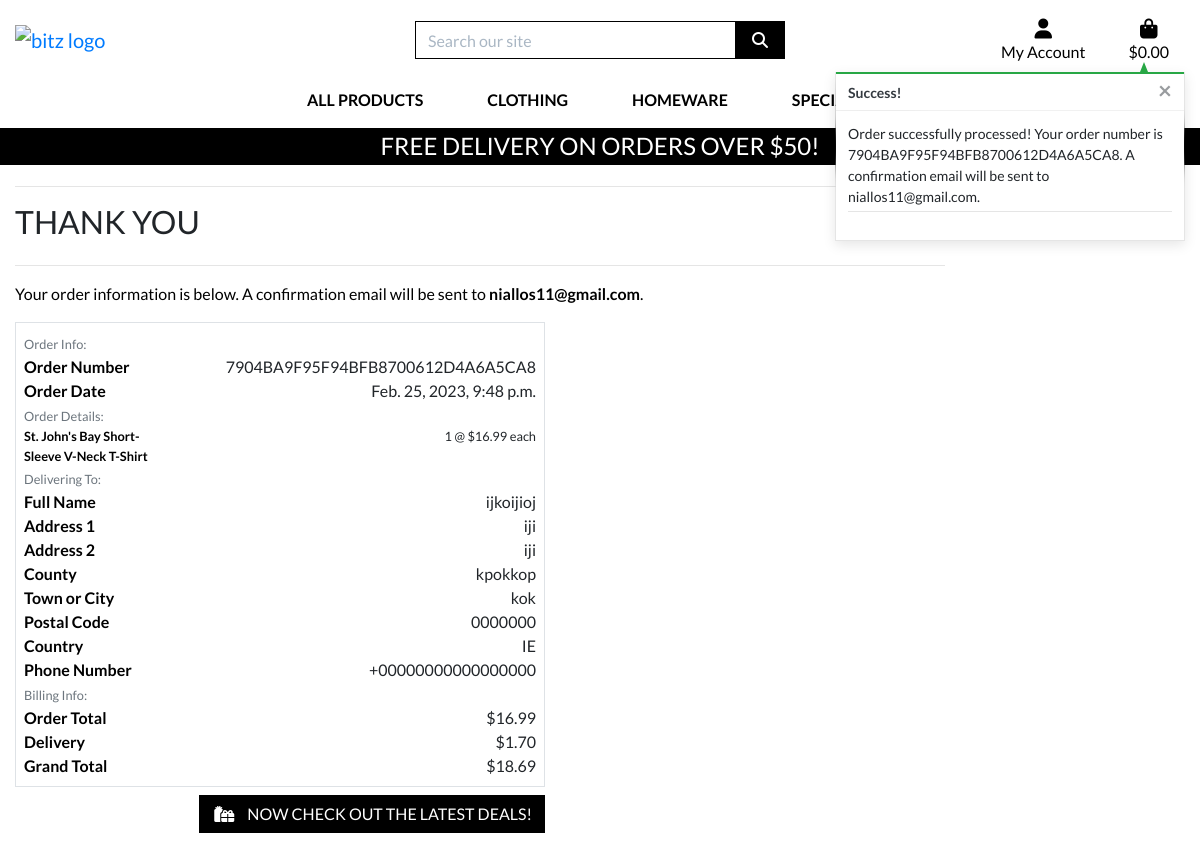
/checkout/checkout_success/7904BA9F95F94BFB8700612D4A6A5CA8, run on the app's committed database.
### checkout/models.py (models this page shows, shortened)
class Order(models.Model):
    order_number = models.CharField(max_length=32, null=False, editable=False)
    user_profile = models.ForeignKey(UserProfile, on_delete=models.SET_NULL,
                                     null=True, blank=True,
                                     related_name='orders')
    full_name = models.CharField(max_length=50, null=False, blank=False)
    email = models.EmailField(max_length=254, null=False, blank=False)
    phone_number = models.CharField(max_length=20, null=False, blank=False)
    country = CountryField(blank_label='Country *', null=False, blank=False)
    postcode = models.CharField(max_length=20, null=True, blank=True)
    town_or_city = models.CharField(max_length=40, null=False, blank=False)
    street_address1 = models.CharField(max_length=80, null=False, blank=False)
    street_address2 = models.CharField(max_length=80, null=True, blank=True)
    county = models.CharField(max_length=80, null=True, blank=True)
    date = models.DateTimeField(auto_now_add=True)
    delivery_cost = models.DecimalField(max_digits=6, decimal_places=2,
                                        null=False, default=0)
    order_total = models.DecimalField(max_digits=10, decimal_places=2,
                                      null=False, default=0)
    grand_total = models.DecimalField(max_digits=10, decimal_places=2,
                                      null=False, default=0)
    original_bag = models.TextField(null=False, blank=False, default='')
    stripe_pid = models.CharField(max_length=254, null=False, blank=False,
                                  default='')

class OrderLineItem(models.Model):
    order = models.ForeignKey(Order, null=False, blank=False,
                              on_delete=models.CASCADE,
                              related_name='lineitems')
    product = models.ForeignKey(Product, null=False, blank=False,
                                on_delete=models.CASCADE)
    product_size = models.CharField(max_length=2, null=True,
                                    blank=True)  # XS, S, M, L, XL
    quantity = models.IntegerField(null=False, blank=False, default=0)
    lineitem_total = models.DecimalField(max_digits=6, decimal_places=2,
                                         null=False, blank=False,
                                         editable=False)

### products/models.py (models this page shows, shortened)
class Product(models.Model):
    category = models.ForeignKey('Category', null=True, blank=True,
                                 on_delete=models.SET_NULL)
    sku = models.CharField(max_length=254, null=True, blank=True)
    name = models.CharField(max_length=254)
    description = models.TextField()
    has_sizes = models.BooleanField(default=False, null=True, blank=True)
    price = models.DecimalField(max_digits=6, decimal_places=2)
    rating = models.DecimalField(max_digits=6, decimal_places=2, null=True,
                                 blank=True)
    image_url = models.URLField(max_length=1024, null=True, blank=True)
    image = models.ImageField(null=True, blank=True)

### checkout/views.py (the view, shortened to what this page needs)
# urls.py: path('checkout_success/<order_number>',
def checkout_success(request, order_number):
    save_info = request.session.get('save_info')
    order = get_object_or_404(Order, order_number=order_number)
    messages.success(request, f'Order successfully processed! \
        Your order number is {order_number}. A confirmation \
        email will be sent to {order.email}.')
    if 'bag' in request.session:
        del request.session['bag']
    template = 'checkout/checkout_success.html'
    context = {
        'order': order,
    }
    return render(request, template, context)

### bag/contexts.py (called while the page is built, shortened)
def bag_contents(request):
    bag_items = []
    total = 0
    product_count = 0
    bag = request.session.get('bag', {})
    if total < settings.FREE_DELIVERY_THRESHOLD:
        delivery = total * Decimal(settings.STANDARD_DELIVERY_PERCENTAGE / 100)
        free_delivery_delta = settings.FREE_DELIVERY_THRESHOLD - total
    else:
        delivery = 0
        free_delivery_delta = 0
    grand_total = delivery + total
    context = {
        'bag_items': bag_items,
        'total': total,
        'product_count': product_count,
        'delivery': delivery,
        'free_delivery_delta': free_delivery_delta,
        'free_delivery_threshold': settings.FREE_DELIVERY_THRESHOLD,
        'grand_total': grand_total,
    }
    return context

### checkout/templates/checkout/checkout_success.html (shortened to what this page needs)
{% extends "base.html" %}
{% load static %}
{% block extra_css %}
    <link rel="stylesheet" href="{% static 'checkout/css/checkout.css' %}">
{% endblock %}
{% block page_header %}
    <div class="container header-container">
    </div>
{% endblock %}
{% block content %}
    <div class="overlay"></div>
    <div class="container">
        <div class="row">
            <div class="col">
                <hr>
                <h2 class="logo-font mb-4">Thank You</h2>
                <hr>
                <p class="text-black">Your order information is below. A confirmation email will be sent to <strong>{{ order.email }}</strong>.</p>
            </div>
        </div>
        <div class="row">
            <div class="col-12 col-lg-7">
                <div class="order-confirmation-wrapper p-2 border">
                    <div class="row">
                        <div class="col">
                            <small class="text-muted">Order Info:</small>
                        </div>
                    </div>
                    <div class="row">
                        <div class="col-12 col-md-4">
                            <p class="mb-0 text-black font-weight-bold">Order Number</p>
                        </div>
                        <div class="col-12 col-md-8 text-md-right">
                            <p class="mb-0">{{ order.order_number }}</p>
                        </div>
                    </div>
                    <div class="row">
                        <div class="col-12 col-md-4">
                            <p class="mb-0 text-black font-weight-bold">Order Date</p>
                        </div>
                        <div class="col-12 col-md-8 text-md-right">
                            <p class="mb-0">{{ order.date }}</p>
                        </div>
                    </div>
                    <div class="row">
                        <div class="col">
                            <small class="text-muted">Order Details:</small>
                        </div>
                    </div>
                    {% for item in order.lineitems.all %}
                    <div class="row">
                        <div class="col-12 col-md-4">
                            <p class="small mb-0 text-black font-weight-bold">
                                {{ item.product.name }}{% if item.product_size %} - Size {{ item.product_size|upper }}{% endif %}
                            </p>
                        </div>
                        <div class="col-12 col-md-8 text-md-right">
                            <p class="small mb-0">{{ item.quantity }} @ ${{ item.product.price }} each</p>
                        </div>
                    </div>
                    {% endfor %}
                    <div class="row">
                        <div class="col">
                            <small class="text-muted">Delivering To:</small>
                        </div>
                    </div>
                    <div class="row">
                        <div class="col-12 col-md-4">
                            <p class="mb-0 text-black font-weight-bold">Full Name</p>
                        </div>
                        <div class="col-12 col-md-8 text-md-right">
                            <p class="mb-0">{{ order.full_name }}</p>
                        </div>
                    </div>
                    <div class="row">
                        <div class="col-12 col-md-4">
                            <p class="mb-0 text-black font-weight-bold">Address 1</p>
                        </div>
                        <div class="col-12 col-md-8 text-md-right">
                            <p class="mb-0">{{ order.street_address1 }}</p>
                        </div>
                    </div>
                    {% if order.street_address2 %}
                    <div class="row">
                        <div class="col-12 col-md-4">
                            <p class="mb-0 text-black font-weight-bold">Address 2</p>
                        </div>
                        <div class="col-12 col-md-8 text-md-right">
                            <p class="mb-0">{{ order.street_address1 }}</p>
                        </div>
                    </div>
                    {% endif %}
                    {% if order.county %}
                    <div class="row">
                        <div class="col-12 col-md-4">
                            <p class="mb-0 text-black font-weight-bold">County</p>
                        </div>
                        <div class="col-12 col-md-8 text-md-right">
                            <p class="mb-0">{{ order.county }}</p>
                        </div>
                    </div>
                    {% endif %}
                    <div class="row">
                        <div class="col-12 col-md-4">
                            <p class="mb-0 text-black font-weight-bold">Town or City</p>
                        </div>
                        <div class="col-12 col-md-8 text-md-right">
                            <p class="mb-0">{{ order.town_or_city }}</p>
                        </div>
                    </div>
                    {% if order.postcode %}
                    <div class="row">
                        <div class="col-12 col-md-4">
                            <p class="mb-0 text-black font-weight-bold">Postal Code</p>
                        </div>
                        <div class="col-12 col-md-8 text-md-right">
                            <p class="mb-0">{{ order.postcode }}</p>
                        </div>
                    </div>
                    {% endif %}
                    <div class="row">
                        <div class="col-12 col-md-4">
                            <p class="mb-0 text-black font-weight-bold">Country</p>
                        </div>
                        <div class="col-12 col-md-8 text-md-right">
                            <p class="mb-0">{{ order.country }}</p>
                        </div>
                    </div>
                    <div class="row">
                        <div class="col-12 col-md-4">
                            <p class="mb-0 text-black font-weight-bold">Phone Number</p>
                        </div>
                        <div class="col-12 col-md-8 text-md-right">
                            <p class="mb-0">{{ order.phone_number }}</p>
                        </div>
                    </div>
                    <div class="row">
                        <div class="col">
                            <small class="text-muted">Billing Info:</small>
                        </div>
                    </div>
                    <div class="row">
                        <div class="col-12 col-md-4">
                            <p class="mb-0 text-black font-weight-bold">Order Total</p>
                        </div>
                        <div class="col-12 col-md-8 text-md-right">
                            <p class="mb-0">${{ order.order_total }}</p>
                        </div>
                    </div>
                    <div class="row">
                        <div class="col-12 col-md-4">
                            <p class="mb-0 text-black font-weight-bold">Delivery</p>
                        </div>
                        <div class="col-12 col-md-8 text-md-right">
                            <p class="mb-0">${{ order.delivery_cost }}</p>
                        </div>
                    </div>
                    <div class="row">
                        <div class="col-12 col-md-4">
                            <p class="mb-0 text-black font-weight-bold">Grand Total</p>
                        </div>
                        <div class="col-12 col-md-8 text-md-right">
                            <p class="mb-0">${{ order.grand_total }}</p>
                        </div>
                    </div>
                </div>
            </div>
        </div>
        <div class="row">
			<div class="col-12 col-lg-7 text-right">
                {% if from_profile %}
                    <a href="{% url 'profile' %}" class="btn btn-black rounded-0 my-2">
                        <span class="icon mr-2">
                            <i class="fas fa-angle-left"></i>
                        </span>
                        <span class="text-uppercase">Back to Profile</span>
                    </a>
                {% else %}
                    <a href="{% url 'products' %}?category=new_arrivals,deals,clearance" class="btn btn-black rounded-0 my-2">
                        <span class="icon mr-2">
                            <i class="fas fa-gifts"></i>
                        </span>
                        <span class="text-uppercase">Now check out the latest deals!</span>
                    </a>
                {% endif %}
			</div>
		</div>
    </div>
{% endblock %}

### static/css/base.css (style rules this page uses)
html { height: 100%; }
body { background-size: cover; height: calc(100vh - 164px); color: 0B0B45; font-family: 'Lato'; }
.icon { align-items: center; display: inline-flex; justify-content: center; height: 1.5rem; width: 1.5rem; }
.logo-font { text-transform: uppercase; }
.btn-black { background: black; color: white; }
.text-black { color: #000 !important; }
.overlay { height: 100%; width: 100%; top: 0; left: 0; position: fixed; background: white; z-index: -1; }
@media (min-width: 1200px) { .container { max-width: 80%; } }
@media (min-width: 992px) { .header-container { padding-top: 164px; } }
.container { display: inline-block; }

### data on the page
Order: email "niallos11@gmail.com", order_number "7904BA9F95F94BFB8700612D4A6A5CA8", date "Feb. 25, 2023, 9:48 p.m.", full_name "ijkoijioj", street_address1 "iji", county "kpokkop", town_or_city "kok", postcode "0000000", country "IE", phone_number "+00000000000000000", order_total "16.99", delivery_cost "1.70", grand_total "18.69"
OrderLineItem: product.name "St. John's Bay Short-Sleeve V-Neck T-Shirt", quantity "1", product.price "16.99"

### other printed values
{{ free_delivery_threshold }} "50"
{{ message }} "Order successfully processed! Your order number is 7904BA9F95F94BFB8700612D4A6A5CA8. A confirmation email will be sent to niallos11@gmail.com."
